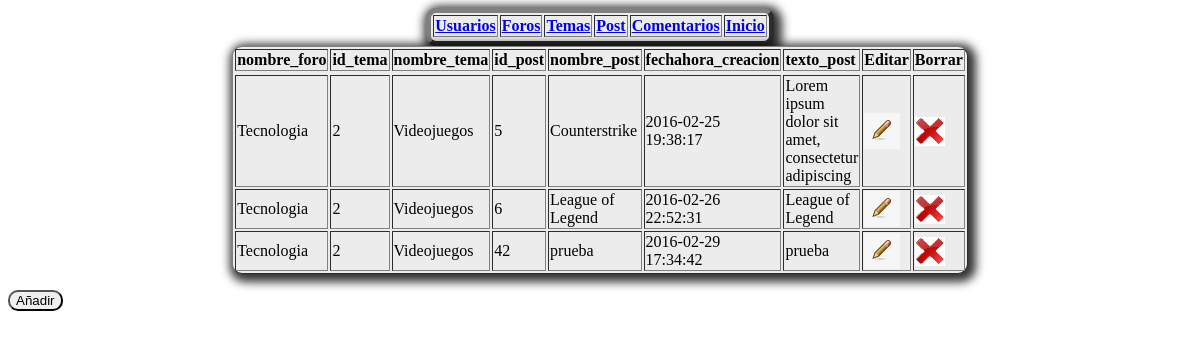
The app's page /post.php with its own data.
### tables this page shows
CREATE TABLE `post` (
  `id_post` int(4) NOT NULL,
  `id_tema` int(4) NOT NULL,
  `nombre_post` varchar(100) NOT NULL,
  `fechahora_creacion` timestamp NOT NULL DEFAULT CURRENT_TIMESTAMP,
  `texto_post` text NOT NULL,
  `id_usuario` int(11) NOT NULL
);

CREATE TABLE `foro` (
  `id_foro` int(4) NOT NULL,
  `id_usuario` int(4) NOT NULL,
  `nombre_foro` varchar(50) NOT NULL
);

CREATE TABLE `temas` (
  `id_tema` int(4) NOT NULL,
  `id_foro` int(4) NOT NULL,
  `nombre_tema` varchar(50) NOT NULL,
  `descripcion` varchar(200) NOT NULL
);

### post.php (the view, shortened to what this page needs)
<?php
include_once("db_configuration.php");
?>
<html lang="en">
  <head>
<link type="text/css" href="colorbox.css" rel="stylesheet" />
  </head>
  <body>
  <table border="5" id="tablita">
  <tr>
    <td><b><a href="usuarios.php"> Usuarios </a></td></b>
    <td><b><a href="foros.php">Foros</a></td></b>
    <td><b><a href="temas.php">Temas</a></td></b>
    <td><b><a href="post.php">Post</a></td></b>
    <td><b><a href="comentarios.php">Comentarios</a></td></b>
	<td><b><a href="indexlolo.php">Inicio</a></td></b>
    </tr>
    </table>
    <?php
          $connection = new mysqli($db_host, $db_user, $db_password, $db_name);
          if ($result = $connection->query("SELECT post.id_post,post.nombre_post,post.fechahora_creacion,temas.nombre_tema,temas.id_tema,foro.nombre_foro,left(post.texto_post,50) as textocortado FROM post,temas,foro where post.id_tema=temas.id_tema and temas.id_foro=foro.id_foro;")) {
    }
    ?>
<table border="1" id="tabla">
  <tr>
	<td><b>nombre_foro</td></b>
    <td><b>id_tema</td></b>
	<td><b>nombre_tema</td></b>
	<td><b>id_post</td></b>
    <td><b>nombre_post</td></b>
    <td><b>fechahora_creacion</td></b>
	<td><b>texto_post</td></b>
	<td><b>Editar</td></b>
	<td><b>Borrar</td></b>
    </tr>
    <tr>
      <?php
               while($obj = $result->fetch_object()) {
                   echo "<tr>";
				   echo "<td>".$obj->nombre_foro."</td>";
                   echo "<td>".$obj->id_tema."</td>";
				   echo "<td>".$obj->nombre_tema."</td>";
				   echo "<td>".$obj->id_post."</td>";
                   echo "<td>".$obj->nombre_post."</td>";
                   echo "<td>".$obj->fechahora_creacion."</td>";
				   echo "<td>".$obj->textocortado."</td>";
				   echo "<td><a href='editarpost.php?id=".$obj->id_post."'><img src='editar.jpg'></td>";
				   echo "<td><a href='eliminarpost.php?id=".$obj->id_post."'><img src='borrar.jpg'></td>";
                   echo "</tr>";
               }
      ?>
    </table>
	<p>
	</a><input name="anadirpost" a class='ajax' href="anadirpost.php" title="Añadir post" type="submit" id="boton" value="Añadir" class="boton"/></p>
</body>
</html>

### colorbox.css (style rules this page uses)
#boton { float:left; }
#tablita { width:250px; background-color:#ececec; box-shadow: 3px 3px 10px 5px rgba(0,0,0,.8); -webkit-border-radius:5px; -moz-border-radius:10px; border-radius:10px; margin:0px auto; }
#tabla { width:250px; background-color:#ececec; box-shadow: 3px 3px 10px 5px rgba(0,0,0,.8); -webkit-border-radius:5px; -moz-border-radius:10px; border-radius:10px; margin:0px auto; }
#boton { -webkit-border-radius:5px; -moz-border-radius:10px; border-radius:10px; margin:0px auto; }

### records on screen
post: foro.nombre_foro "Tecnologia", id_tema.id_tema "2", id_tema.nombre_tema "Videojuegos", id_post "5", nombre_post "Counterstrike", fechahora_creacion "2016-02-25 19:38:17", textocortado "Lorem ipsum dolor sit amet, consectetur adipiscing"
post: foro.nombre_foro "Tecnologia", id_tema.id_tema "2", id_tema.nombre_tema "Videojuegos", id_post "6", nombre_post "League of Legend", fechahora_creacion "2016-02-26 22:52:31", textocortado "League of Legend"
post: foro.nombre_foro "Tecnologia", id_tema.id_tema "2", id_tema.nombre_tema "Videojuegos", id_post "42", nombre_post "prueba", fechahora_creacion "2016-02-29 17:34:42", textocortado "prueba"
